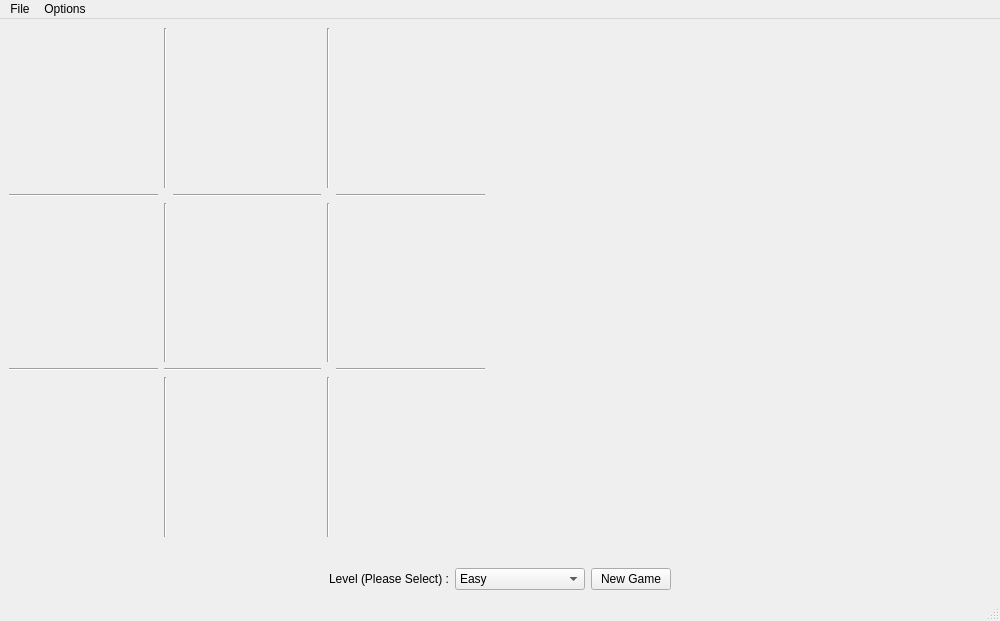
<?xml version="1.0" encoding="UTF-8"?>
<ui version="4.0">
 <class>MainWindow</class>
 <widget class="QMainWindow" name="MainWindow">
  <property name="geometry">
   <rect>
    <x>0</x>
    <y>0</y>
    <width>1000</width>
    <height>621</height>
   </rect>
  </property>
  <property name="minimumSize">
   <size>
    <width>1000</width>
    <height>600</height>
   </size>
  </property>
  <property name="windowTitle">
   <string>Sudoku Helper</string>
  </property>
  <widget class="QWidget" name="centralwidget">
   <layout class="QVBoxLayout" name="verticalLayout">
    <item>
     <layout class="QHBoxLayout" name="horizontalLayout_2">
      <item>
       <layout class="QGridLayout" name="gridLayout">
        <property name="sizeConstraint">
         <enum>QLayout::SetDefaultConstraint</enum>
        </property>
        <item row="2" column="3">
         <widget class="Line" name="line_6">
          <property name="orientation">
           <enum>Qt::Vertical</enum>
          </property>
         </widget>
        </item>
        <item row="0" column="4">
         <widget class="FiguresDisplayer" name="square3" native="true"/>
        </item>
        <item row="4" column="3">
         <widget class="Line" name="line_4">
          <property name="orientation">
           <enum>Qt::Vertical</enum>
          </property>
         </widget>
        </item>
        <item row="2" column="4">
         <widget class="FiguresDisplayer" name="square6" native="true"/>
        </item>
        <item row="3" column="0">
         <widget class="Line" name="line">
          <property name="orientation">
           <enum>Qt::Horizontal</enum>
          </property>
         </widget>
        </item>
        <item row="3" column="1" colspan="2">
         <widget class="Line" name="line_5">
          <property name="orientation">
           <enum>Qt::Horizontal</enum>
          </property>
         </widget>
        </item>
        <item row="4" column="0">
         <widget class="FiguresDisplayer" name="square7" native="true"/>
        </item>
        <item row="1" column="0">
         <widget class="Line" name="line_2">
          <property name="orientation">
           <enum>Qt::Horizontal</enum>
          </property>
         </widget>
        </item>
        <item row="4" column="4">
         <widget class="FiguresDisplayer" name="square9" native="true"/>
        </item>
        <item row="0" column="0">
         <widget class="FiguresDisplayer" name="square1" native="true"/>
        </item>
        <item row="4" column="1">
         <widget class="Line" name="line_3">
          <property name="orientation">
           <enum>Qt::Vertical</enum>
          </property>
         </widget>
        </item>
        <item row="2" column="2">
         <widget class="QWidget" name="square5" native="true"/>
        </item>
        <item row="4" column="2">
         <widget class="FiguresDisplayer" name="square8" native="true"/>
        </item>
        <item row="0" column="2">
         <widget class="FiguresDisplayer" name="square2" native="true"/>
        </item>
        <item row="2" column="0">
         <widget class="QWidget" name="square4" native="true"/>
        </item>
        <item row="2" column="1">
         <widget class="Line" name="line_7">
          <property name="orientation">
           <enum>Qt::Vertical</enum>
          </property>
         </widget>
        </item>
        <item row="0" column="1">
         <widget class="Line" name="line_8">
          <property name="orientation">
           <enum>Qt::Vertical</enum>
          </property>
         </widget>
        </item>
        <item row="1" column="2">
         <widget class="Line" name="line_9">
          <property name="orientation">
           <enum>Qt::Horizontal</enum>
          </property>
         </widget>
        </item>
        <item row="1" column="4">
         <widget class="Line" name="line_10">
          <property name="orientation">
           <enum>Qt::Horizontal</enum>
          </property>
         </widget>
        </item>
        <item row="3" column="4">
         <widget class="Line" name="line_11">
          <property name="orientation">
           <enum>Qt::Horizontal</enum>
          </property>
         </widget>
        </item>
        <item row="0" column="3">
         <widget class="Line" name="line_12">
          <property name="orientation">
           <enum>Qt::Vertical</enum>
          </property>
         </widget>
        </item>
       </layout>
      </item>
      <item>
       <widget class="SudokuDrawer" name="sudokuWidget" native="true">
        <property name="minimumSize">
         <size>
          <width>500</width>
          <height>500</height>
         </size>
        </property>
       </widget>
      </item>
     </layout>
    </item>
    <item>
     <layout class="QHBoxLayout" name="horizontalLayout">
      <property name="topMargin">
       <number>25</number>
      </property>
      <item>
       <spacer name="horizontalSpacer">
        <property name="orientation">
         <enum>Qt::Horizontal</enum>
        </property>
        <property name="sizeHint" stdset="0">
         <size>
          <width>0</width>
          <height>0</height>
         </size>
        </property>
       </spacer>
      </item>
      <item>
       <widget class="QLabel" name="levelLabel">
        <property name="text">
         <string>Level (Please Select) :</string>
        </property>
       </widget>
      </item>
      <item>
       <widget class="QComboBox" name="LevelComboBox">
        <property name="minimumSize">
         <size>
          <width>130</width>
          <height>0</height>
         </size>
        </property>
        <item>
         <property name="text">
          <string>Easy</string>
         </property>
         <property name="icon">
          <iconset theme="face-smile"/>
         </property>
        </item>
        <item>
         <property name="text">
          <string comment="Medium Level">Medium</string>
         </property>
         <property name="icon">
          <iconset theme="face-cool"/>
         </property>
        </item>
        <item>
         <property name="text">
          <string>Hard</string>
         </property>
         <property name="icon">
          <iconset theme="face-devilish"/>
         </property>
        </item>
        <item>
         <property name="text">
          <string>Insane</string>
         </property>
         <property name="icon">
          <iconset theme="face-sick"/>
         </property>
        </item>
       </widget>
      </item>
      <item>
       <widget class="QPushButton" name="newGameButton">
        <property name="text">
         <string>New Game</string>
        </property>
       </widget>
      </item>
      <item>
       <spacer name="horizontalSpacer_2">
        <property name="orientation">
         <enum>Qt::Horizontal</enum>
        </property>
        <property name="sizeHint" stdset="0">
         <size>
          <width>0</width>
          <height>0</height>
         </size>
        </property>
       </spacer>
      </item>
     </layout>
    </item>
   </layout>
  </widget>
  <widget class="QMenuBar" name="menubar">
   <property name="geometry">
    <rect>
     <x>0</x>
     <y>0</y>
     <width>1000</width>
     <height>22</height>
    </rect>
   </property>
   <widget class="QMenu" name="menuFile">
    <property name="title">
     <string>File</string>
    </property>
    <addaction name="actionNew_Game"/>
    <addaction name="separator"/>
    <addaction name="actionQuit"/>
   </widget>
   <widget class="QMenu" name="menuOptions">
    <property name="title">
     <string>Options</string>
    </property>
   </widget>
   <addaction name="menuFile"/>
   <addaction name="menuOptions"/>
  </widget>
  <widget class="QStatusBar" name="statusbar"/>
  <action name="actionNew_Game">
   <property name="text">
    <string>New Game</string>
   </property>
  </action>
  <action name="actionQuit">
   <property name="text">
    <string>Quit</string>
   </property>
  </action>
 </widget>
 <customwidgets>
  <customwidget>
   <class>FiguresDisplayer</class>
   <extends>QWidget</extends>
   <header>FiguresDisplayer.h</header>
   <container>1</container>
  </customwidget>
  <customwidget>
   <class>SudokuDrawer</class>
   <extends>QWidget</extends>
   <header>SudokuDrawer.h</header>
   <container>1</container>
  </customwidget>
 </customwidgets>
 <tabstops>
  <tabstop>newGameButton</tabstop>
  <tabstop>LevelComboBox</tabstop>
 </tabstops>
 <resources/>
 <connections/>
</ui>
